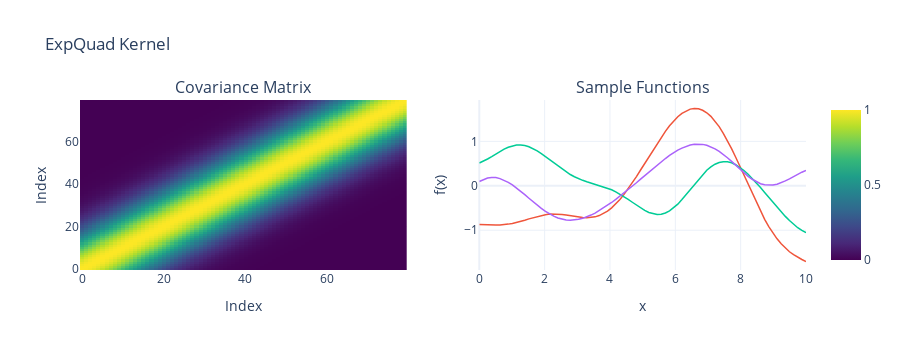

Notebook cell for this chart:
### Markdown cell above
### ExpQuad (Squared Exponential / RBF)

We've already seen this kernel! It's infinitely differentiable, producing extremely smooth functions. Use it when you expect your function to be smooth everywhere.

$$k(x, x') = \sigma^2 \exp\left(-\frac{\|x - x'\|^2}{2\ell^2}\right)$$

### Code cell
cov_expquad = pm.gp.cov.ExpQuad(input_dim=1, ls=1.5)
fig = visualize_kernel(cov_expquad, X_kern, "ExpQuad Kernel")
fig.show()
